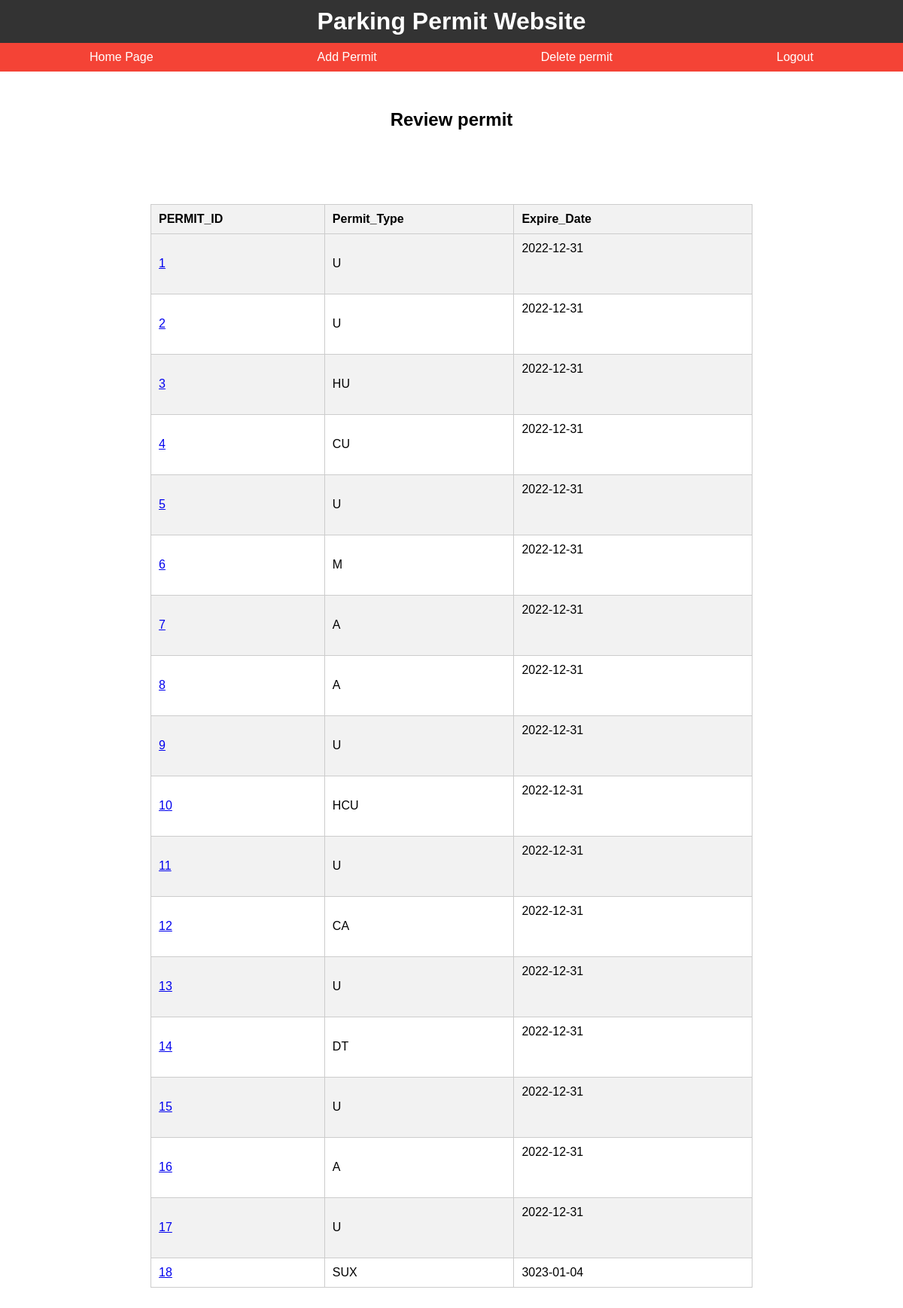
Page /viewpermit.php (signed in) on the committed database.
### tables this page shows
CREATE TABLE IF NOT EXISTS `permit` (
  `PERMIT_ID` int(11) NOT NULL AUTO_INCREMENT,
  `VEHICLE_ID` int(11) DEFAULT NULL,
  `DRIVER_ID` int(11) DEFAULT NULL,
  `PAYMENT_ID` int(11) DEFAULT NULL,
  `Permit_Type` varchar(10) DEFAULT NULL,
  `Purchase_Date` date DEFAULT NULL,
  `Expire_Date` date DEFAULT NULL,
  `Cost` decimal(10,2) DEFAULT NULL,
  PRIMARY KEY (`PERMIT_ID`),
  KEY `VEHICLE_ID` (`VEHICLE_ID`),
  KEY `DRIVER_ID` (`DRIVER_ID`),
  KEY `PAYMENT_ID` (`PAYMENT_ID`)
);

### viewpermit.php (the view, shortened to what this page needs)
<!DOCTYPE html>
<html>
  <head>
  </head>
  <body>
    <header>
      <h1>Parking Permit Website</h1>
    </header>
    <nav>
      <ul>
        <li><a href="HP.php"> Home Page </a></li>
	 <li><a href="addpermit.php">Add Permit</a></li>
        <li><a href="deletepermit.php">Delete permit</a></li>
	<li><a href="logout.php">Logout</a></li>
      </ul>
    </nav>
    <main>
      <h2>Review permit</h2>
      <table>
        <thead>
<tr>
	<th>PERMIT_ID</th>
	<th>Permit_Type</th>
	<th>Expire_Date</th>
</tr>
			<?php
require_once 'db.php';
$conn = new mysqli($hn, $un, $pw, $db);
echo <<<_END
	<pre>
_END;
$query="SELECT * FROM PERMIT";
$result=$conn->query($query);
$rows=$result->num_rows;
for($j=0; $j<$rows; $j++) {
	$result->data_seek($j);
	$row=$result->fetch_array(MYSQLI_BOTH);
	echo <<<_END
	<pre>
		<tr>
		<td><a href='updatepermit.php?PERMIT_ID=$row[PERMIT_ID]' >$row[PERMIT_ID]</a>
		<td>$row[Permit_Type]
		<td>$row[Expire_Date]
	</pre>
_END;
}
?>
        </thead>
      </table>
    </main>
  </body>
</html>

### viewpermit.php (style rules this page uses)
body { font-family: Arial, sans-serif; margin: 0; padding: 0; }
header { background-color: #333; color: #fff; padding: 10px; text-align: center; }
h1 { margin: 0; }
nav { background-color: #f44336; color: #fff; padding: 10px; }
nav ul { margin: 0; padding: 0; list-style-type: none; display: flex; justify-content: space-around; align-items: center; }
nav li { margin: 0; padding: 0; display: inline-block; }
nav a { color: #fff; text-decoration: none; padding: 10px; border-radius: 5px; transition: background-color 0.2s ease-in-out; }
main { margin: 50px auto; max-width: 800px; }
h2 { text-align: center; }
table { border-collapse: collapse; margin: 20px auto; width: 100%; max-width: 800px; }
th, td { border: 1px solid #ccc; padding: 10px; text-align: left; }
th { background-color: #f2f2f2; }
tr:nth-child(even) { background-color: #f2f2f2; }

### rows in the picture
permit: PERMIT_ID "1", Permit_Type "U", Expire_Date "2022-12-31"
permit: PERMIT_ID "2", Permit_Type "U", Expire_Date "2022-12-31"
permit: PERMIT_ID "3", Permit_Type "HU", Expire_Date "2022-12-31"
permit: PERMIT_ID "4", Permit_Type "CU", Expire_Date "2022-12-31"
permit: PERMIT_ID "5", Permit_Type "U", Expire_Date "2022-12-31"
permit: PERMIT_ID "6", Permit_Type "M", Expire_Date "2022-12-31"
permit: PERMIT_ID "7", Permit_Type "A", Expire_Date "2022-12-31"
permit: PERMIT_ID "8", Permit_Type "A", Expire_Date "2022-12-31"
permit: PERMIT_ID "9", Permit_Type "U", Expire_Date "2022-12-31"
permit: PERMIT_ID "10", Permit_Type "HCU", Expire_Date "2022-12-31"
permit: PERMIT_ID "11", Permit_Type "U", Expire_Date "2022-12-31"
permit: PERMIT_ID "12", Permit_Type "CA", Expire_Date "2022-12-31"
permit: PERMIT_ID "13", Permit_Type "U", Expire_Date "2022-12-31"
permit: PERMIT_ID "14", Permit_Type "DT", Expire_Date "2022-12-31"
permit: PERMIT_ID "15", Permit_Type "U", Expire_Date "2022-12-31"
permit: PERMIT_ID "16", Permit_Type "A", Expire_Date "2022-12-31"
permit: PERMIT_ID "17", Permit_Type "U", Expire_Date "2022-12-31"
permit: PERMIT_ID "18", Permit_Type "SUX", Expire_Date "3023-01-04"
